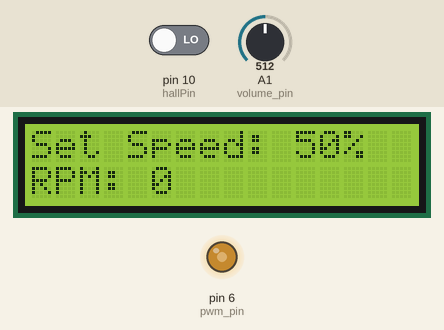
A sketch run on a simulated Arduino Pro Mini, built with avr-gcc and run on an emulated ATmega328P. Shown: 16×2 character LCD, output pins drawn as LEDs (lit = HIGH). The test bench sets the inputs (shaded band); at power-on: A1 (volume_pin) = 512, pin 10 (hallPin) LOW.

Above: at 3.6 s.
3.7 s: A1 (volume_pin) set to 716
At 5.3 s:
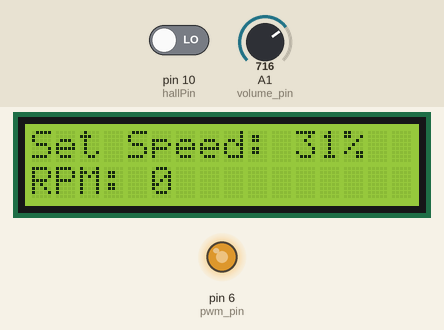
5.6 s: A1 (volume_pin) set to 900
At 7.3 s:
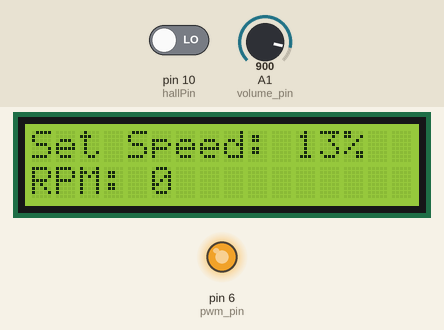
7.6 s: A1 (volume_pin) set to 122
At 9.4 s:
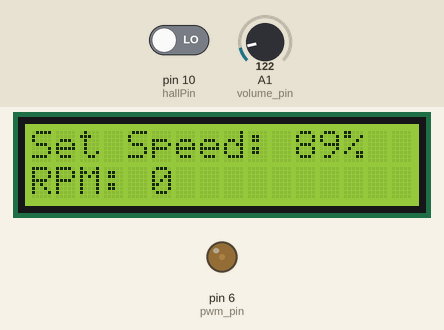
9.7 s: A1 (volume_pin) set to 0
At 11.7 s:
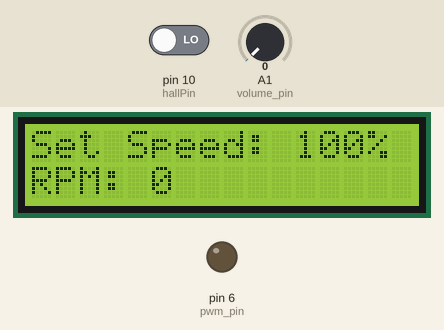
Timing chart, 0 to 12.7 s (numbered marks = the images above; inputs shaded):
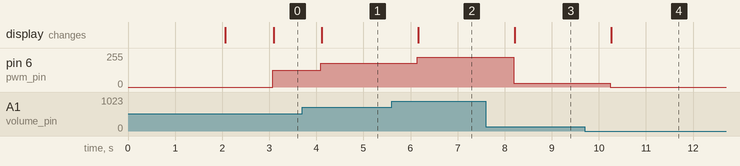

The sketch:

arduino_pwm_pro_mini.ino
```cpp
//sda=A4  scl=A5
#include <LiquidCrystal_PCF8574.h>
#include <Wire.h>

LiquidCrystal_PCF8574 lcd(0x3F);

const int hallPin=10;
const unsigned long sampleTime=1000;


int volume_pin = A1;
int read_ADC;

int pwm_pin = 6;

int duty_cycle;
int Speed;

void setup() {
  pinMode(hallPin,INPUT);
  pinMode(volume_pin,INPUT);
  pinMode(pwm_pin, OUTPUT);
  //TCCR0B = (TCCR0B & 0b11111000) | 0x02;
  lcd.begin(16,2);
  lcd.setCursor(0,0);
  delay(2000);
  lcd.clear();
  lcd.setBacklight(255);
}

void loop() {
int rpm=getRPM();

read_ADC = analogRead(volume_pin);
duty_cycle =map(read_ADC,0,1023,0,255);
Speed = map(read_ADC, 0, 1023, 100, 0);

if(Speed>0){
analogWrite(pwm_pin,duty_cycle);
}else{digitalWrite(pwm_pin, LOW);}


lcd.setCursor(0,0);
lcd.print("Set Speed: ");
lcd.print(Speed);
lcd.print("%  ");
lcd.setCursor(0,1);
lcd.print("RPM: ");
lcd.print(rpm);
lcd.print("  ");

}

int getRPM(){
//sample for sampleTime in millisecs
int kount=0;
boolean kflag=LOW;
unsigned long currentTime=0;
unsigned long startTime=millis();
while (currentTime<=sampleTime){
if(digitalRead(hallPin)==HIGH){kflag=HIGH;}
if(digitalRead(hallPin)==LOW && kflag==HIGH){
kount++;
kflag=LOW;
}
currentTime=millis()-startTime;
}
int kount2rpm = int(60000./float(sampleTime))*kount;
return kount2rpm;
}
```

Measured:
- after the input at 3.7 s, pin 6 (pwm_pin): 127/255 → 178/255 after 0.39 s; the display: changes after 0.42 s (image 1)
- after the input at 5.6 s, pin 6 (pwm_pin): 178/255 → 224/255 after 0.54 s; the display: changes after 0.57 s (image 2)
- after the input at 7.6 s, pin 6 (pwm_pin): 224/255 → 30/255 after 0.59 s; the display: changes after 0.62 s (image 3)
- after the input at 9.7 s, pin 6 (pwm_pin): 30/255 → 0/255 after 0.54 s; the display: changes after 0.57 s (image 4)
